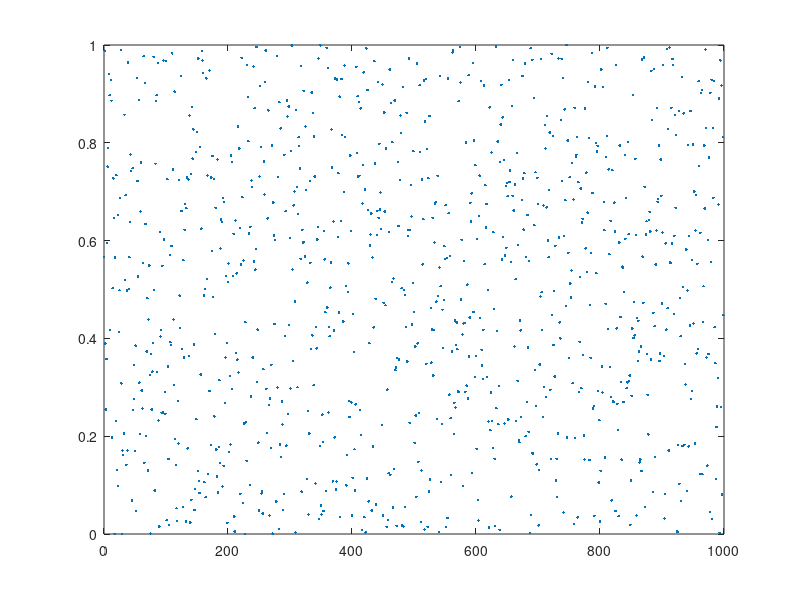
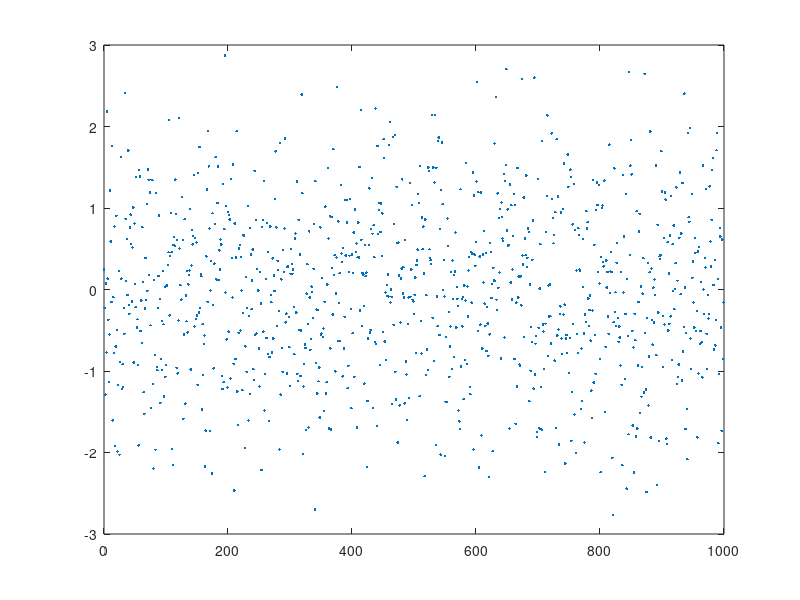

Source code (MATLAB) for these figures, in order:
function hw1q1
udran=rand(1000,1);
mean1=mean(udran)
var1=var(udran)
figure(1)
plot([0:1:999],udran,'.')

ndran=normrnd(0,1,1,1000);
mean2=mean(ndran)
var2=var(ndran)
figure(2)
plot([0:1:999],ndran,'.')
end